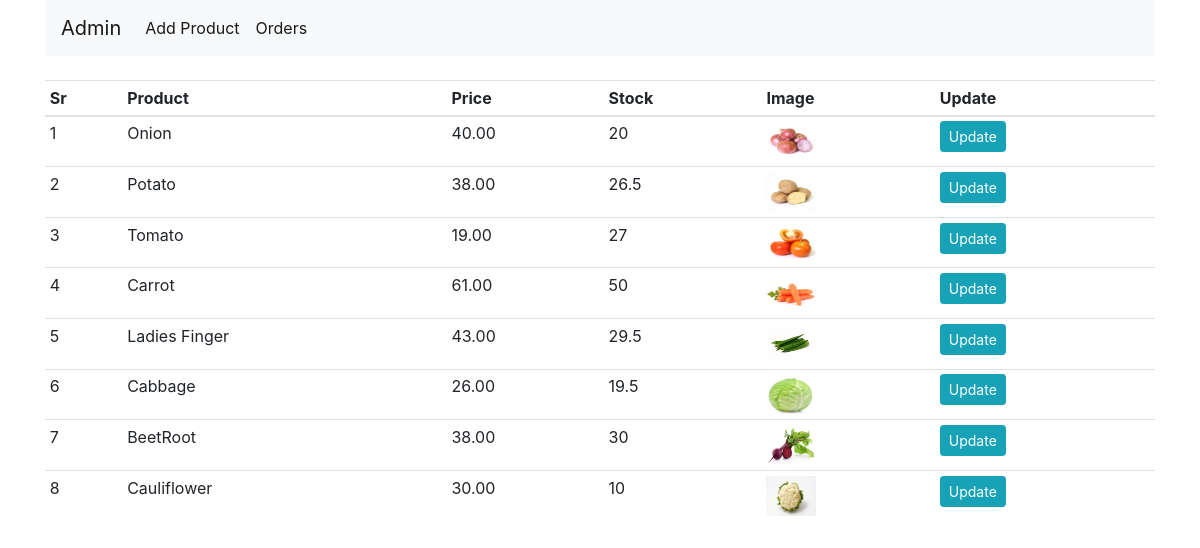
Page /admin (signed in) on the earlier database version.
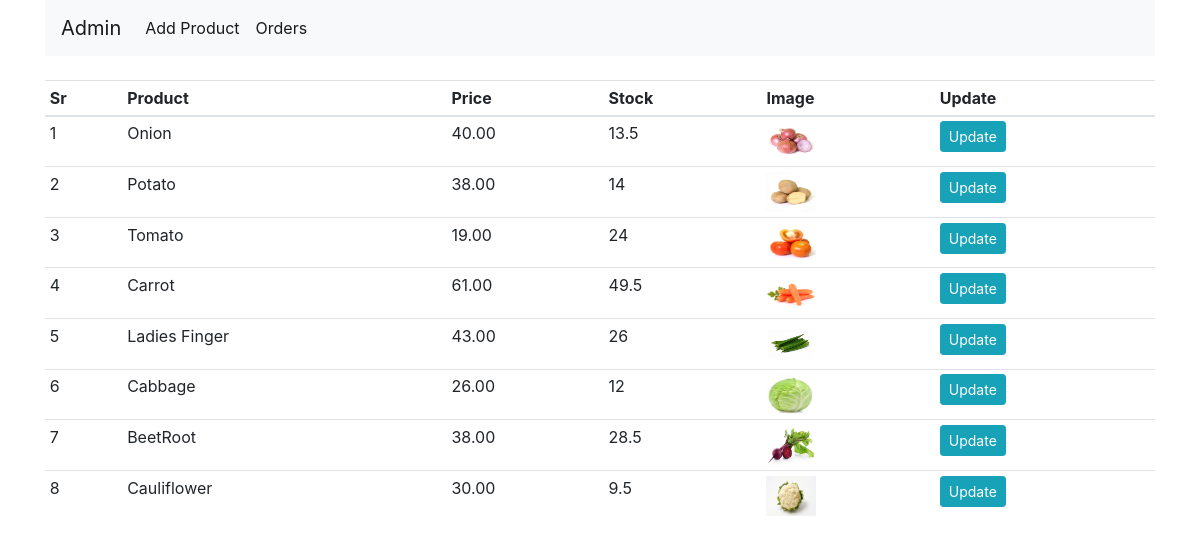
Same page on the later database version.
### shop/products/models.py (models this page shows, shortened)
class Addproduct(db.Model):
    id = db.Column(db.Integer, primary_key=True)
    name = db.Column(db.String(80), nullable=False)
    price = db.Column(db.Numeric(10,2),nullable=False)
    stock = db.Column(db.Integer,nullable=False)
    desc = db.Column(db.Text, nullable=False)
    pub_date = db.Column(db.DateTime, nullable=False, default=datetime.utcnow)
    image_1=db.Column(db.String(150), nullable=False, default='image.jpg')
    image_2=db.Column(db.String(150), nullable=False, default='image.jpg')
    image_3=db.Column(db.String(150), nullable=False, default='image.jpg')

### shop/admin/routes.py (the view)
@app.route('/admin')
def admin():
    if 'email' not in session:
        flash(f'Please login first','danger')
        return redirect(url_for('login'))
    products = Addproduct.query.all()
    return render_template('admin/index.html',title='Admin Page',products=products)

### shop/templates/admin/index.html (shortened to what this page needs)
{%extends "layout.html" %}
{% block content %}
<div class="container">
    <nav class="navbar navbar-expand-lg navbar-light bg-light">
        <a class="navbar-brand" href="/admin">Admin</a>
        <div class="collapse navbar-collapse" id="navbarNav">
          <ul class="navbar-nav">
            <li class="nav-item active">
              <a class="nav-link" href="/addproduct">Add Product <span class="sr-only">(current)</span></a>
            </li>
            <li class="nav-item active">
              <a class="nav-link" href="/orders">Orders <span class="sr-only">(current)</span></a>
            </li>
          </ul>
        </div>
      </nav>
</div>
<div class="container mt-4">
    <table class="table table-sm table-condensed">
        <thead>
            <th>Sr</th>
            <th>Product</th>
            <th>Price</th>
            <th>Stock</th>
            <th>Image</th>
            <th>Update</th>
        </thead>
        <tbody>
            {%for i in products%}
            <tr>
                <td>{{loop.index}}</td>
                <td>{{i.name}}</td>
                <td>{{i.price}}</td>
                <td>{{i.stock}}</td>
                <td><img src="{{url_for('static',filename='images/' + i.image_1)}}" width="50" height="40"></td>
                <td>
                  <a href="{{url_for('updateproduct',id=i.id)}}" class="btn btn-sm btn-info">Update</a>
                </td>
            </tr>
            {% endfor %}
        </tbody>
    </table>
</div>
{% endblock content %}

### shop/templates/layout.html (shortened to what this page needs)
<!doctype html>
<html lang="en">
  <head>
    <link rel="stylesheet" href="{{ url_for('static',filename='css/bootstrap.min.css')}}">
  </head>
  <body>
    {% block content %}
    {% endblock content %}
  </body>
</html>

Differences in the rows shown:
changed Addproduct "Onion": stock "20" → "13.5"
changed Addproduct "Potato": stock "26.5" → "14"
changed Addproduct "Tomato": stock "27" → "24"
changed Addproduct "Carrot": stock "50" → "49.5"
changed Addproduct "Ladies Finger": stock "29.5" → "26"
changed Addproduct "Cabbage": stock "19.5" → "12"
changed Addproduct "BeetRoot": stock "30" → "28.5"
changed Addproduct "Cauliflower": stock "10" → "9.5"
